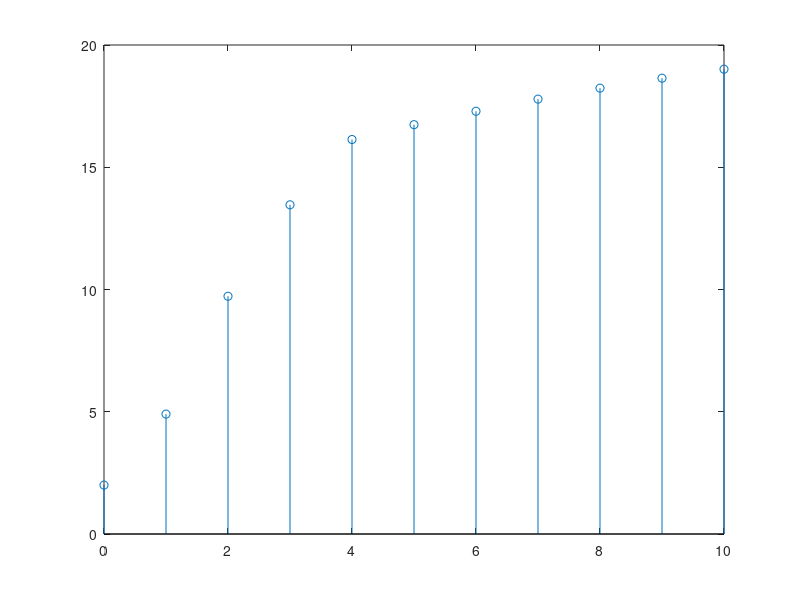

Recreate this plot in MATLAB. (Note: this script raises an error after producing the figure.)
h = [2 exp(-0.1)+2 exp(-0.2)+4 exp(-0.3)+3 exp(-0.4)+2 exp(-0.5) exp(-0.6) exp(-0.7) exp(-0.8) exp(-0.9) exp(-1)];
x = ones(1,11);
y = conv(x,h);
stem(0:10, y(1,1:11));
set(gcf,'color','w');
export_fig problem5c.pdf;